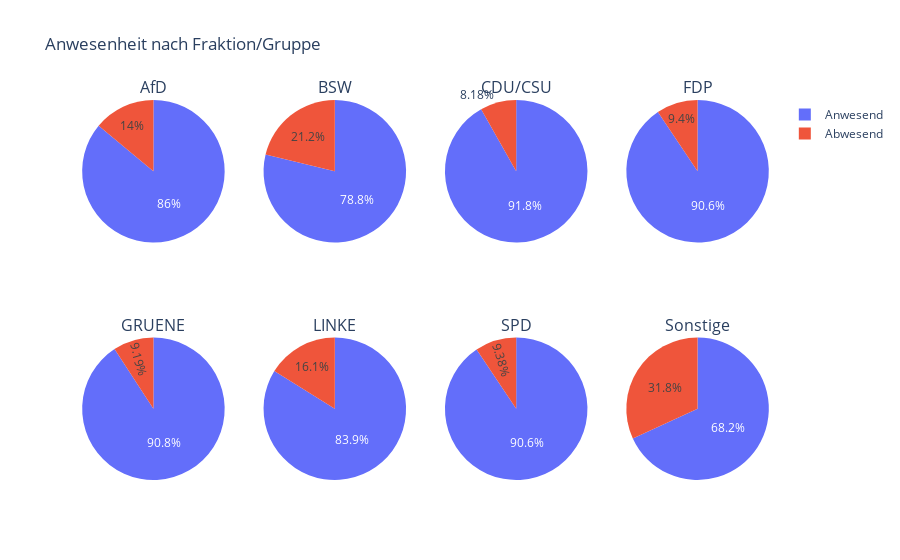

Source (notebook cell):
### Code cell
rows = 2
cols = 4
subplot_titles = presence_df["Fraktion/Gruppe"]

fig = make_subplots(
    rows=rows,
    cols=cols,
    subplot_titles=subplot_titles,
    specs=[[{"type": "pie"}] * cols] * rows
)

for i, row in presence_df.iterrows():
    r = (i // cols) + 1  # Zeilenindex
    c = (i % cols) + 1   # Spaltenindex
    
    fig.add_trace(
        go.Pie(
            labels=["Anwesend", "Abwesend"],
            values=[row["stimmen_gesamt"] - row["nichtabgegeben"], row["nichtabgegeben"]],
            name=row["Fraktion/Gruppe"]
        ),
        row=r, col=c
    )
    
fig.update_layout(
    title_text="Anwesenheit nach Fraktion/Gruppe",
    showlegend=True
)

# Zeige die Figur
fig.show()

### Figure 1 — Plotly figure (JSON) as saved in the notebook; plotly's stock layout.template omitted (floating-point values rounded to 4 significant figures)
{"data": [{"domain": {"x": [0, 0.2125], "y": [0.625, 1]}, "labels": ["Anwesend", "Abwesend"], "name": "AfD", "type": "pie", "values": [28773, 4665]}, {"domain": {"x": [0.2625, 0.475], "y": [0.625, 1]}, "labels": ["Anwesend", "Abwesend"], "name": "BSW", "type": "pie", "values": [197, 53]}, {"domain": {"x": [0.525, 0.7375], "y": [0.625, 1]}, "labels": ["Anwesend", "Abwesend"], "name": "CDU/CSU", "type": "pie", "values": [152948, 13631]}, {"domain": {"x": [0.7875, 1], "y": [0.625, 1]}, "labels": ["Anwesend", "Abwesend"], "name": "FDP", "type": "pie", "values": [35412, 3675]}, {"domain": {"x": [0, 0.2125], "y": [0, 0.375]}, "labels": ["Anwesend", "Abwesend"], "name": "GRUENE", "type": "pie", "values": [46617, 4718]}, {"domain": {"x": [0.2625, 0.475], "y": [0, 0.375]}, "labels": ["Anwesend", "Abwesend"], "name": "LINKE", "type": "pie", "values": [33078, 6364]}, {"domain": {"x": [0.525, 0.7375], "y": [0, 0.375]}, "labels": ["Anwesend", "Abwesend"], "name": "SPD", "type": "pie", "values": [105583, 10926]}, {"domain": {"x": [0.7875, 1], "y": [0, 0.375]}, "labels": ["Anwesend", "Abwesend"], "name": "Sonstige", "type": "pie", "values": [1625, 759]}], "layout": {"annotations": [{"font": {"size": 16}, "showarrow": false, "text": "AfD", "x": 0.1062, "xanchor": "center", "xref": "paper", "y": 1, "yanchor": "bottom", "yref": "paper"}, {"font": {"size": 16}, "showarrow": false, "text": "BSW", "x": 0.3688, "xanchor": "center", "xref": "paper", "y": 1, "yanchor": "bottom", "yref": "paper"}, {"font": {"size": 16}, "showarrow": false, "text": "CDU/CSU", "x": 0.6313, "xanchor": "center", "xref": "paper", "y": 1, "yanchor": "bottom", "yref": "paper"}, {"font": {"size": 16}, "showarrow": false, "text": "FDP", "x": 0.8938, "xanchor": "center", "xref": "paper", "y": 1, "yanchor": "bottom", "yref": "paper"}, {"font": {"size": 16}, "showarrow": false, "text": "GRUENE", "x": 0.1062, "xanchor": "center", "xref": "paper", "y": 0.375, "yanchor": "bottom", "yref": "paper"}, {"font": {"size": 16}, "showarrow": false, "text": "LINKE", "x": 0.3688, "xanchor": "center", "xref": "paper", "y": 0.375, "yanchor": "bottom", "yref": "paper"}, {"font": {"size": 16}, "showarrow": false, "text": "SPD", "x": 0.6313, "xanchor": "center", "xref": "paper", "y": 0.375, "yanchor": "bottom", "yref": "paper"}, {"font": {"size": 16}, "showarrow": false, "text": "Sonstige", "x": 0.8938, "xanchor": "center", "xref": "paper", "y": 0.375, "yanchor": "bottom", "yref": "paper"}], "showlegend": true, "title": {"text": "Anwesenheit nach Fraktion/Gruppe"}}}
